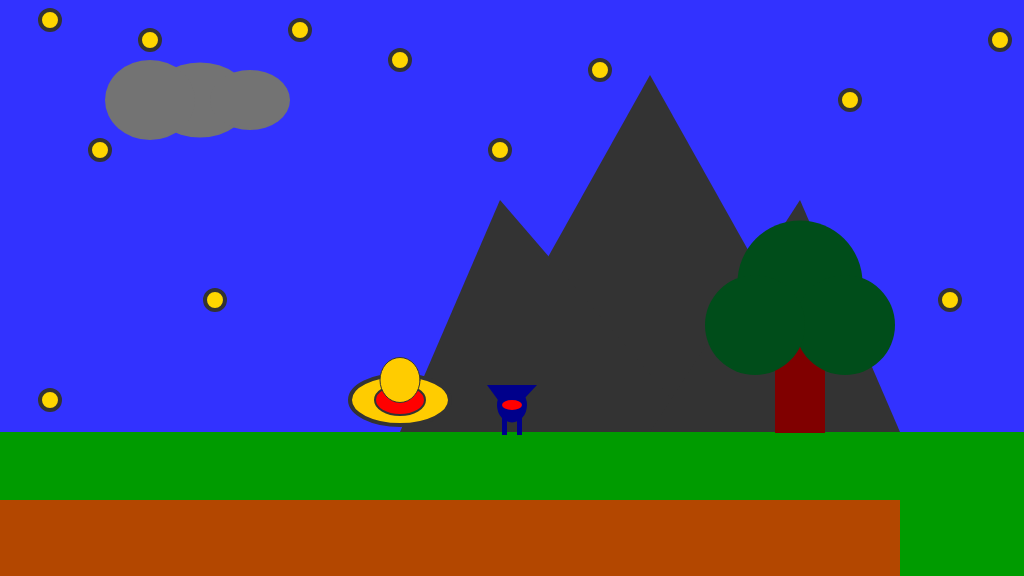
Frame 1 (no input)
Frame 60 (no input): identical to frame 1, image omitted
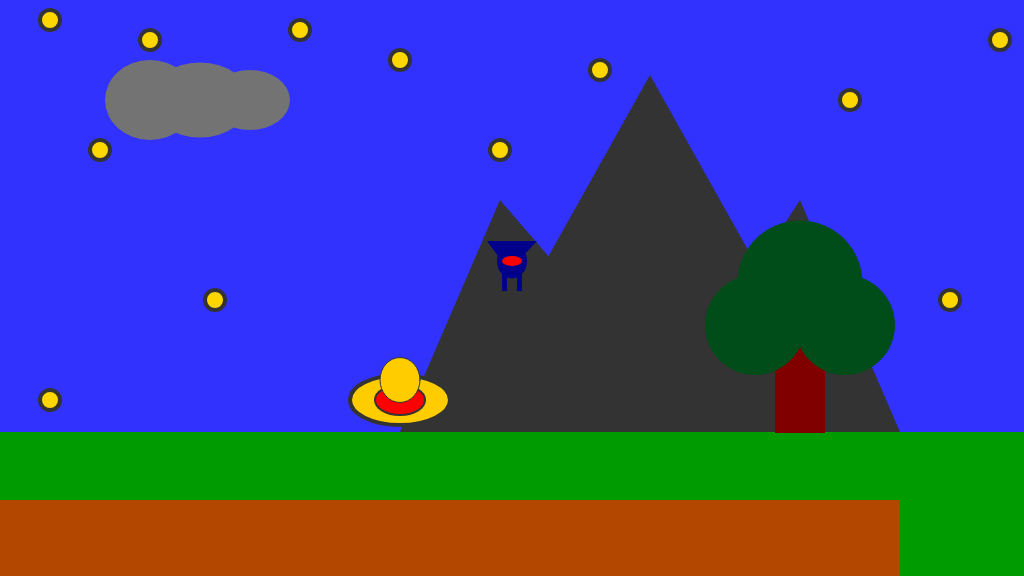
Frame 120 (the mouse pressed at the canvas centre since frame 60)

The p5.js sketch that drew these frames (run headless with seeded random() and noise() and a simulated clock; from frame 60 on, the mouse is pressed at the canvas centre):

// p5.js sketch
// ── sketch.js
/*

The Game Project

3 - using variables

*/

var floorPos_y;
var floorPos_x;

var gameChar_x;
var gameChar_y;

var treePos_x;
var treePos_y;

var canyon;
var collectable;

var mountain;
var cloud;


function setup()
{
	createCanvas(1024, 576);
	floorPos_y = 432; //NB. we are now using a variable for the floor position
    floorPos_x = 1024;

	//NB. We are now using the built in variables height and width
	gameChar_x = width/2;
	gameChar_y = floorPos_y;
    
    //tree position
	treePos_x = 800;
	treePos_y = floorPos_y;
    
    //Canyon object
    canyon= {
        x_pos: 0,
        width:900
    };
    
    //collectable object
    collectable = {
        x_pos: 400, 
        y_pos: 400, 
        width:100,
        hieght:50
    };
    
    //mountain object
    mountain = {
        x_pos:400,
        y_pos:432
    };
    
    //cloud object
    cloud = {
        x_pos:150,
        y_pos:100,
        width:80,
        hieght:60
    };
}

function draw()
{
	background(50, 50, 255); //fill the sky blue

	noStroke();
	fill(0, 155, 0);
	rect(0, floorPos_y, height+floorPos_x, width + floorPos_y); //draw some green ground
    
    //mountain
    noStroke();
    fill(51);
    triangle(mountain.x_pos+50,mountain.y_pos,850,mountain.y_pos,
             mountain.x_pos+250,mountain.y_pos-357);
    triangle(mountain.x_pos,mountain.y_pos,700,mountain.y_pos,
             mountain.x_pos+100,mountain.y_pos-232);
    triangle(mountain.x_pos+250,mountain.y_pos,900,mountain.y_pos,
             mountain.x_pos+400,mountain.y_pos-232);  
    
    //cloud
    noStroke();
	fill('#737373');
    ellipse(cloud.x_pos+50, cloud.y_pos, cloud.width+20, cloud.hieght+15);
    ellipse(cloud.x_pos+100, cloud.y_pos, cloud.width, cloud.hieght);
    ellipse(cloud.x_pos, cloud.y_pos, cloud.width+10, cloud.hieght+20);
    
    //stars
    strokeWeight(4);
    stroke(51);
    fill(255,215,0);
    ellipse(50,20,20,20);
    ellipse(150,40,20,20);
    ellipse(300,30,20,20);
    ellipse(400,60,20,20);
    ellipse(600,70,20,20);
    ellipse(850,100,20,20);
    ellipse(1000,40,20,20);
    ellipse(100,150,20,20);
    ellipse(215,300,20,20);
    ellipse(500,150,20,20);
    ellipse(50,400,20,20);
    ellipse(950,300,20,20);
    
   	//Tree    
    noStroke();
    fill('#800000');
    rect(treePos_x-25,treePos_y-149,50,150)
    noStroke();
    fill('#004d1a');
    ellipse(treePos_x,treePos_y-149,125);
    ellipse(treePos_x+45,treePos_y-107,100);
    ellipse(treePos_x-45,treePos_y-107,100);
    
    //canyon
    noStroke();
    fill('#b34700');
//    rect(canyon.x_pos,500,canyon.width-10,canyon.width);
    rect(canyon.x_pos,500,canyon.width,canyon.width);
    
    //collectible hat
    strokeWeight(4);
    stroke(51);
    fill('#ffcc00');
    ellipse(collectable.x_pos,collectable.y_pos,collectable.width,collectable.hieght);
    strokeWeight(2);
    stroke(51);
    fill('red');
    ellipse(collectable.x_pos,collectable.y_pos,collectable.width-50,collectable.hieght-20);
    strokeWeight(1);
    stroke(51);
    fill('#ffcc00');
    ellipse(collectable.x_pos,collectable.y_pos-20,collectable.width-60,collectable.hieght-5);
    
//  2.Game character
    noStroke();
    fill(0,0,139);
	ellipse(gameChar_x,gameChar_y-27,30,35);
    rect(gameChar_x-10,gameChar_y-17,5,20);
    rect(gameChar_x+5,gameChar_y-17,5,20);
    triangle(gameChar_x-25,gameChar_y-47,gameChar_x+25,gameChar_y-47, 
             gameChar_x-3,gameChar_y-17);
    fill(255,0,0);
    ellipse(gameChar_x,gameChar_y-27, 20, 10);
    
//    fill(255,0,0);
//    ellipse(treePos_x,treePos_y,25,25);
}
    
function mousePressed()
{
    gameChar_x = mouseX;
    gameChar_y = mouseY;
}
